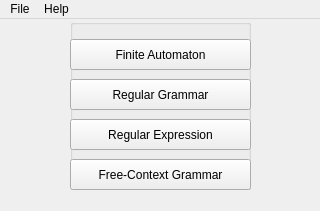
<?xml version="1.0" encoding="UTF-8"?>
<ui version="4.0">
 <class>MainWindow</class>
 <widget class="QMainWindow" name="MainWindow">
  <property name="geometry">
   <rect>
    <x>0</x>
    <y>0</y>
    <width>320</width>
    <height>211</height>
   </rect>
  </property>
  <property name="windowTitle">
   <string>MainWindow</string>
  </property>
  <widget class="QWidget" name="centralwidget">
   <widget class="QGroupBox" name="groupBox">
    <property name="geometry">
     <rect>
      <x>70</x>
      <y>0</y>
      <width>181</width>
      <height>171</height>
     </rect>
    </property>
    <property name="sizePolicy">
     <sizepolicy hsizetype="Minimum" vsizetype="Minimum">
      <horstretch>0</horstretch>
      <verstretch>0</verstretch>
     </sizepolicy>
    </property>
    <property name="title">
     <string/>
    </property>
    <property name="alignment">
     <set>Qt::AlignCenter</set>
    </property>
    <property name="checkable">
     <bool>false</bool>
    </property>
    <widget class="QPushButton" name="pushButton_fcg">
     <property name="geometry">
      <rect>
       <x>0</x>
       <y>140</y>
       <width>181</width>
       <height>31</height>
      </rect>
     </property>
     <property name="text">
      <string>Free-Context Grammar</string>
     </property>
    </widget>
    <widget class="QPushButton" name="pushButton_re">
     <property name="geometry">
      <rect>
       <x>0</x>
       <y>100</y>
       <width>181</width>
       <height>31</height>
      </rect>
     </property>
     <property name="text">
      <string>Regular Expression</string>
     </property>
    </widget>
    <widget class="QPushButton" name="pushButton_rg">
     <property name="geometry">
      <rect>
       <x>0</x>
       <y>60</y>
       <width>181</width>
       <height>31</height>
      </rect>
     </property>
     <property name="text">
      <string>Regular Grammar</string>
     </property>
    </widget>
    <widget class="QPushButton" name="pushButton_fa">
     <property name="geometry">
      <rect>
       <x>0</x>
       <y>20</y>
       <width>181</width>
       <height>31</height>
      </rect>
     </property>
     <property name="text">
      <string>Finite Automaton</string>
     </property>
    </widget>
   </widget>
  </widget>
  <widget class="QMenuBar" name="menubar">
   <property name="geometry">
    <rect>
     <x>0</x>
     <y>0</y>
     <width>320</width>
     <height>22</height>
    </rect>
   </property>
   <widget class="QMenu" name="menuHelp">
    <property name="title">
     <string>Help</string>
    </property>
    <addaction name="actionAbout"/>
   </widget>
   <widget class="QMenu" name="menuFile">
    <property name="title">
     <string>File</string>
    </property>
    <addaction name="actionLoad"/>
   </widget>
   <addaction name="menuFile"/>
   <addaction name="menuHelp"/>
  </widget>
  <action name="actionLoad">
   <property name="text">
    <string>Load</string>
   </property>
  </action>
  <action name="actionAbout">
   <property name="text">
    <string>About</string>
   </property>
  </action>
 </widget>
 <resources/>
 <connections/>
</ui>
